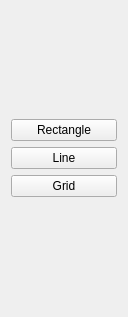
<?xml version="1.0" encoding="UTF-8"?>
<ui version="4.0">
 <class>ShapeDrawer</class>
 <widget class="QWidget" name="ShapeDrawer">
  <property name="geometry">
   <rect>
    <x>0</x>
    <y>0</y>
    <width>128</width>
    <height>317</height>
   </rect>
  </property>
  <property name="windowTitle">
   <string>Form</string>
  </property>
  <layout class="QGridLayout" name="gridLayout">
   <item row="0" column="0">
    <layout class="QVBoxLayout" name="verticalLayout">
     <item>
      <widget class="QPushButton" name="drawRectButton">
       <property name="text">
        <string>Rectangle</string>
       </property>
      </widget>
     </item>
     <item>
      <widget class="QPushButton" name="drawLineButton">
       <property name="text">
        <string>Line</string>
       </property>
      </widget>
     </item>
     <item>
      <widget class="QPushButton" name="drawGridButton">
       <property name="text">
        <string>Grid</string>
       </property>
      </widget>
     </item>
    </layout>
   </item>
  </layout>
 </widget>
 <resources/>
 <connections/>
</ui>
